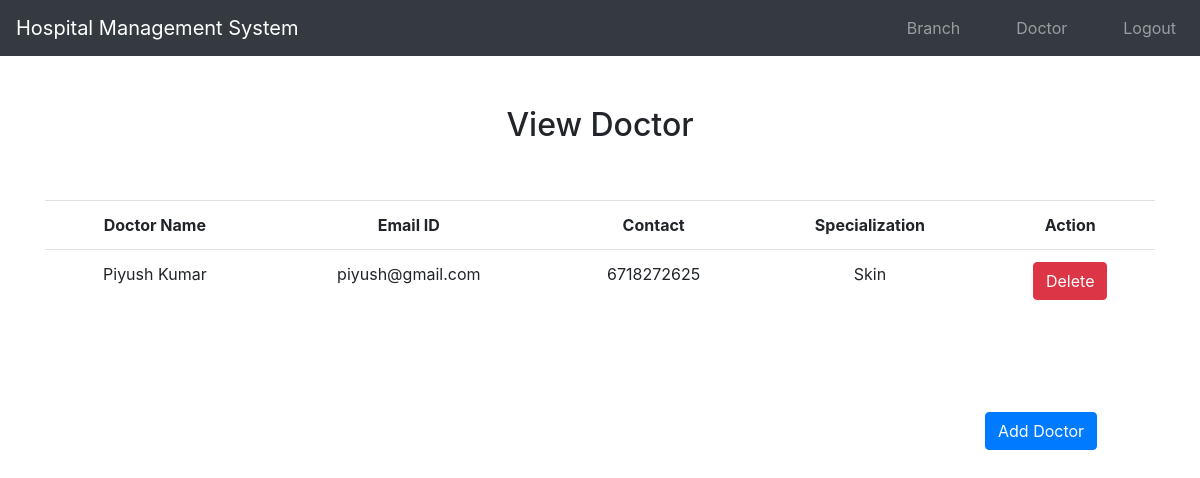
Screenshot of /doctor_view/ (signed in) with the database file from the repository.
### hospital/models.py (models this page shows, shortened)
class Doctor(models.Model):
    user = models.ForeignKey(User, on_delete=models.CASCADE, null=True)
    mail = models.EmailField(default="")
    name = models.CharField(max_length=50)
    mobile = models.IntegerField()
    special = models.CharField(max_length=50)

### hospital/views.py (the view)
# urls.py: path('doctor_view/', doctor_view, name='doctor_view'),
def doctor_view(request):
    if not request.user.is_superuser:
        return redirect('login_admin')
    doc = Doctor.objects.all()
    d = {'doc':doc}
    return render(request, 'doctor_view.html', d)

### hospital/templates/doctor_view.html
{% extends 'admin_nav.html' %}
{% load static %}
{% block body %}
<div class="container" style="margin-top: 50px;">
<h2 class="text-center">View Doctor</h2>
<br><br>
<table class="table table:hover">
        <tr class="text-center">
            <th>Doctor Name</th>
            <th>Email ID</th>
            <th>Contact</th>
            <th>Specialization</th>
            <th>Action</th>
        </tr>
        {% for i in doc %}
        <tr class="text-center">
            <td>{{i.name}}</td>
            <td>{{i.mail}}</td>
            <td>{{i.mobile}}</td>
            <td>{{i.special}}</td>
            <td><a href="{% url 'doctor_delete' i.id %}" onclick="return confirm('Do you really want to delete?')" class="btn btn-danger">Delete</a></td>
        </tr>
        {% endfor %}
</table>
<div class="container" style="margin-top: 100px; padding-left: 940px;">
<a class="btn btn-primary" href="{% url 'doctor_add' %}" >Add Doctor</a>
</div>
</div>
{% endblock %}

### rows the page displays
Doctor: name "Piyush Kumar", mail "piyush@gmail.com", mobile "6718272625", special "Skin"
